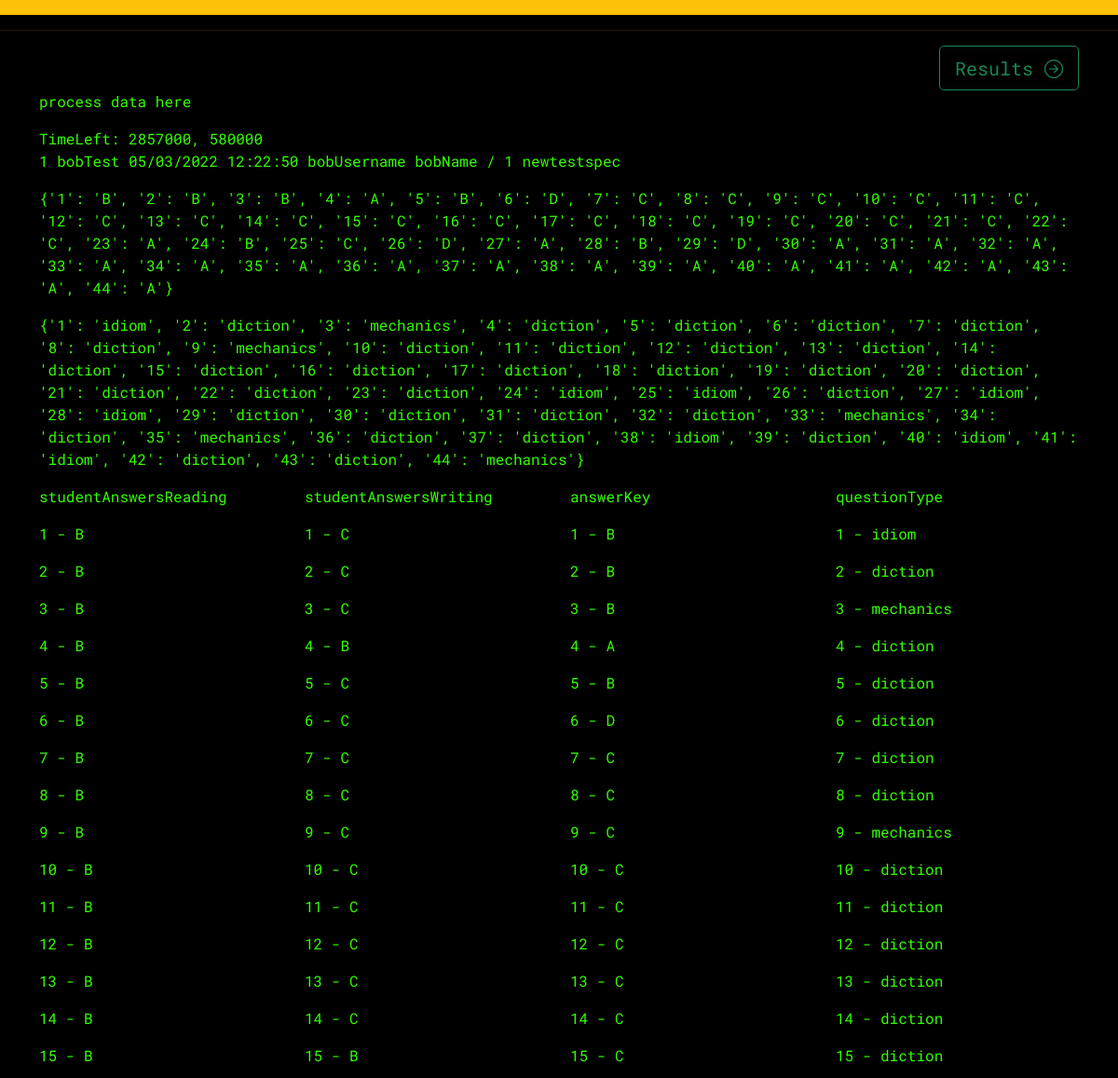
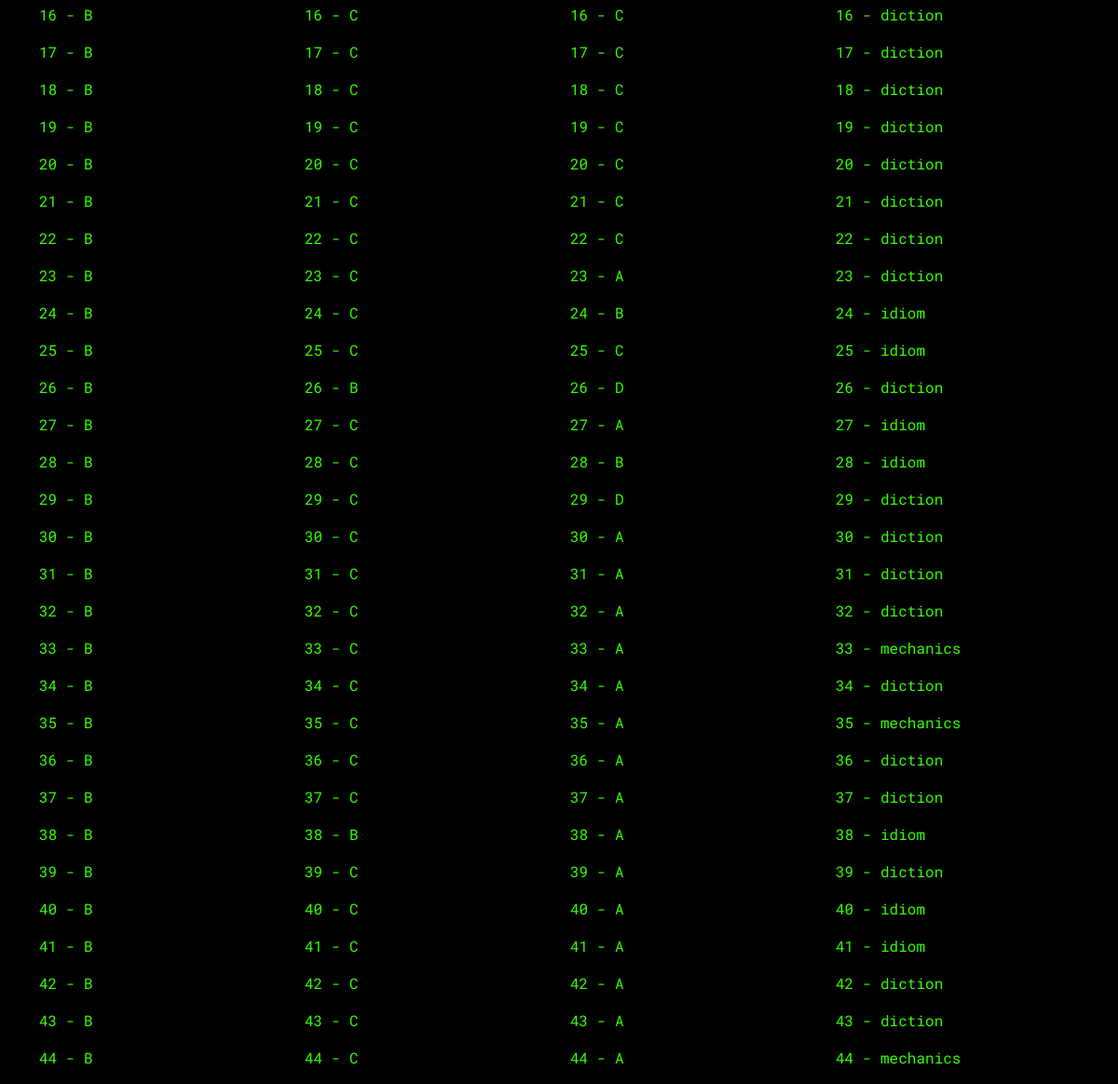
Page /processtest on the committed database (2 pictures, top to bottom).
### cbtsystem/models.py (models this page shows)
class testInProgress(models.Model):
    studentId = models.CharField(null=True, blank=False, max_length=7)
    studentUsername = models.CharField(null=True, blank=False, max_length=200)
    studentName = models.CharField(null=True, blank=False, max_length=200)
    testName = models.CharField(max_length=200, null=True, blank=True)
    date_started = models.DateTimeField(auto_now_add=True)
    studentAnswersReading = JSONField(null=True, default={})
    studentAnswersWriting = JSONField(null=True, default={})
    statusReading = models.CharField(max_length=3, null=True, blank=True, default='NO')
    statusWriting = models.CharField(max_length=3, null=True, blank=True, default='NO')
    timeLeftReading = models.CharField(max_length=200, null=True, blank=True, default='60')
    timeLeftWriting = models.CharField(max_length=200, null=True, blank=True, default='60')
    def __str__(self):
        return '{0} {1} {2} {3} {4}'.format(self.id, self.testName, self.date_started.strftime("%m/%d/%Y %H:%M:%S"),  self.studentUsername, self.studentName)

class testSpec(models.Model):
    name = models.CharField(max_length=100, null=True, blank=True)
    code = models.CharField(max_length=100, null=True, blank=True)
    notes = models.TextField(null=True, blank=True)
    answerKeyReading = JSONField(null=True, default={})
    questionTypeReading = JSONField(null=True, default={})
    answerKeyWriting = JSONField(null=True, default={})
    questionTypeWriting = JSONField(null=True, default={})
    pdfLink = models.URLField(max_length=250, null=True, blank=True,
                              default="https://drive.google.com/file/d/14xUAfhLiG2AQR-jdNcjwT9ZYlA0ZaHZr/preview")
    pdfLink2 = models.URLField(max_length=250, null=True, blank=True,
                              default="https://drive.google.com/file/d/14xUAfhLiG2AQR-jdNcjwT9ZYlA0ZaHZr/preview")
    def __str__(self):
        return '{0} {1}'.format(self.id, self.name)

### cbtsystem/views.py (the view)
# urls.py: path('processtest', views.processtest, name='processtest'),
def processtest(request):
    testData = testInProgress.objects.all().first()
    testQuery = testSpec.objects.all().first()
    inCorrect = []
    wrongQtype = []
    studentAnswersR = testData.studentAnswersReading
    studentAnswersW = testData.studentAnswersWriting
    print(testData.statusReading, testData.statusWriting)
    for x, y in testData.studentAnswersReading.items():
        if y != testQuery.answerKeyReading[x]:
            inCorrect.append(x)
            wrongQtype.append(testQuery.questionTypeReading[x])
    wrongQ = dict(collections.Counter(wrongQtype))
    wrongSortR = dict(sorted(wrongQ.items(), key=lambda item: item[1], reverse=True))
    numberInCorrectR = str(len(inCorrect))
    print("Reading: -" + str(len(inCorrect)) + ",", wrongSortR)
    inCorrect = []
    wrongQtype = []
    for x, y in testData.studentAnswersWriting.items():
        if y != testQuery.answerKeyWriting[x]:
            inCorrect.append(x)
            wrongQtype.append(testQuery.questionTypeWriting[x])
    wrongQ = dict(collections.Counter(wrongQtype))
    wrongSortW = dict(sorted(wrongQ.items(), key=lambda item: item[1], reverse=True))
    numberInCorrectW = str(len(inCorrect))
    print("Writing: -" + str(len(inCorrect)) + ",", wrongSortW)
    print(testRecord.objects.all().last())
    return render(request, 'cbtsystem/processTest.html', {"testData": testData, "testQuery": testQuery})

### cbtsystem/models.py (called while the page is built)
    def __str__(self):
        return '{0} {1} {2} {3} {4}'.format(self.id, self.testName, self.date_finished.strftime("%m/%d/%Y %H:%M:%S"),  self.studentUsername, self.studentName)

### cbtsystem/templates/cbtsystem/processTest.html (shortened to what this page needs)
<!DOCTYPE html>
<html lang="en">
<head>
    <link href="https://cdn.jsdelivr.net/npm/bootstrap@5.0.2/dist/css/bootstrap.min.css" rel="stylesheet"
>
    <link rel="stylesheet" href="https://cdn.jsdelivr.net/npm/bootstrap-icons@1.8.1/font/bootstrap-icons.css">
</head>
<body style="background-color:black; color:#33ff00">
<div class="progress rounded-0 bg-dark" >
  <div class="progress-bar bg-warning" role="progressbar" style="width: 0%"  ></div>
</div>
<hr class="bg-danger">
<div class="container">
<div class="text-end">    <a href="{% url 'history' %}" class="btn btn-outline-success btn-lg">Results <i
            class="bi bi-arrow-right-circle"></i></a></div>
    <p>process data here</p> <span>TimeLeft: {{testData.timeLeftReading}}, {{testData.timeLeftWriting}}</span>
    <p>{{testData}} / {{testQuery}}</p>
    <p> {{testQuery.answerKeyReading}}</p>
    <p> {{testQuery.questionTypeReading}}</p>
    <div class="row">
        <div class="col">
            <p>studentAnswersReading</p>
            {% for key, value in testData.studentAnswersReading.items %}
            <p>{{key}} - {{value}}</p>
            {% endfor %}
        </div>
                <div class="col">
            <p>studentAnswersWriting</p>
            {% for key, value in testData.studentAnswersWriting.items %}
            <p>{{key}} - {{value}}</p>
            {% endfor %}
        </div>
        <div class="col">
            <p>answerKey</p>
            {% for key, value in testQuery.answerKeyReading.items %}
            <p>{{key}} - {{value}}</p>
            {% endfor %}
        </div>
        <div class="col">
            <p>questionType</p>
            {% for key, value in testQuery.questionTypeReading.items %}
            <p>{{key}} - {{value}}</p>
            {% endfor %}
        </div>
    </div>
</div>
</body>
</html>

### cbtsystem/templates/cbtsystem/processTest.html (style rules this page uses)
body { font-family: 'Roboto Mono', monospace; }

### rows in the picture
testInProgress: timeLeftReading "2857000", timeLeftWriting "580000", id+testName+date_started "1 bobTest 05/03/2022 12:22:50 bobUsername bobName"
testSpec: id+name "1 newtestspec", answerKeyReading "{'1': 'B', '2': 'B', '3': 'B', '4': 'A', '5': 'B', '6': 'D', '7': 'C', '8': 'C', '9': 'C', '10': 'C', '11': 'C', '12': 'C', '13': 'C', '14': 'C', '15': 'C', '16': 'C', '17': 'C', '18': 'C', '19': 'C', '20': 'C', '21': 'C', '22': 'C', '23': 'A', '24': 'B', '25': 'C', '26': 'D', '27': 'A', '28': 'B', '29': 'D', '30': 'A', '31': 'A', '32': 'A', '33': 'A', '34': 'A', '35': 'A', '36': 'A', '37': 'A', '38': 'A', '39': 'A', '40': 'A', '41': 'A', '42': 'A', '43': 'A', '44': 'A'}", questionTypeReading "{'1': 'idiom', '2': 'diction', '3': 'mechanics', '4': 'diction', '5': 'diction', '6': 'diction', '7': 'diction', '8': 'diction', '9': 'mechanics', '10': 'diction', '11': 'diction', '12': 'diction', '13': 'diction', '14': 'diction', '15': 'diction', '16': 'diction', '17': 'diction', '18': 'diction', '19': 'diction', '20': 'diction', '21': 'diction', '22': 'diction', '23': 'diction', '24': 'idiom', '25': 'idiom', '26': 'diction', '27': 'idiom', '28': 'idiom', '29': 'diction', '30': 'diction', '31': 'diction', '32': 'diction', '33': 'mechanics', '34': 'diction', '35': 'mechanics', '36': 'diction', '37': 'diction', '38': 'idiom', '39': 'diction', '40': 'idiom', '41': 'idiom', '42': 'diction',…"

### other values in the picture
{{ key }} "1" "2" "3" "4" "5" "6" "7" "8" "9" "10" "11" "12" "13" "14" "15" "16" "17" "18" "19" "20" "21" "22" "23" "24" "25" "26" "27" "28" "29" "30" "31" "32" "33" "34" "35" "36" "37" "38" "39" "40" "41" "42" "43" "44"
{{ value }} "B" "B" "B" "B" "B" "B" "B" "B" "B" "B" "B" "B" "B" "B" "B" "B" "B" "B" "B" "B" "B" "B" "B" "B" "B" "B" "B" "B" "B" "B" "B" "B" "B" "B" "B" "B" "B" "B" "B" "B" "B" "B" "B" "B"
{{ value }} "C" "C" "C" "B" "C" "C" "C" "C" "C" "C" "C" "C" "C" "C" "B" "C" "C" "C" "C" "C" "C" "C" "C" "C" "C" "B" "C" "C" "C" "C" "C" "C" "C" "C" "C" "C" "C" "B" "C" "C" "C" "C" "C" "C"
{{ value }} "B" "B" "B" "A" "B" "D" "C" "C" "C" "C" "C" "C" "C" "C" "C" "C" "C" "C" "C" "C" "C" "C" "A" "B" "C" "D" "A" "B" "D" "A" "A" "A" "A" "A" "A" "A" "A" "A" "A" "A" "A" "A" "A" "A"
{{ value }} "idiom" "diction" "mechanics" "diction" "diction" "diction" "diction" "diction" "mechanics" "diction" "diction" "diction" "diction" "diction" "diction" "diction" "diction" "diction" "diction" "diction" "diction" "diction" "diction" "idiom" "idiom" "diction" "idiom" "idiom" "diction" "diction" "diction" "diction" "mechanics" "diction" "mechanics" "diction" "diction" "idiom" "diction" "idiom" "idiom" "diction" "diction" "mechanics"
